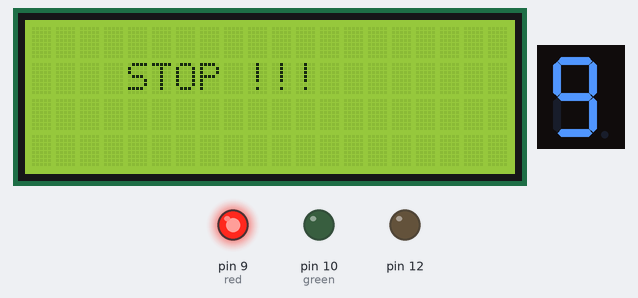
Bench run of a sketch on a simulated Arduino Uno, built with avr-gcc and run on an emulated ATmega328P. Shown: 20×4 character LCD, 1-digit seven-segment display, output pins drawn as LEDs (lit = HIGH).

Above: at 0.1 s.
At 9.2 s:
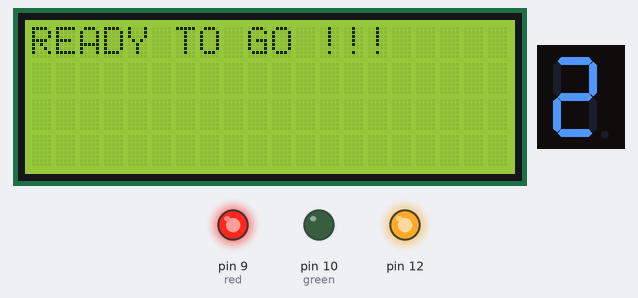
At 19.2 s:
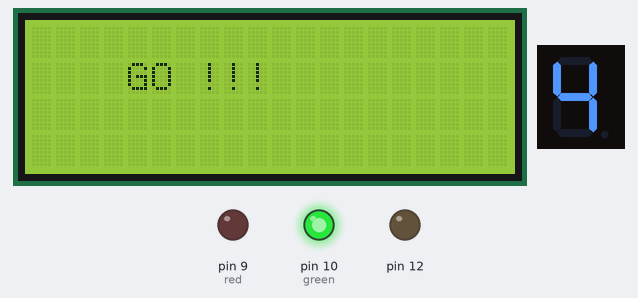
At 22.2 s:
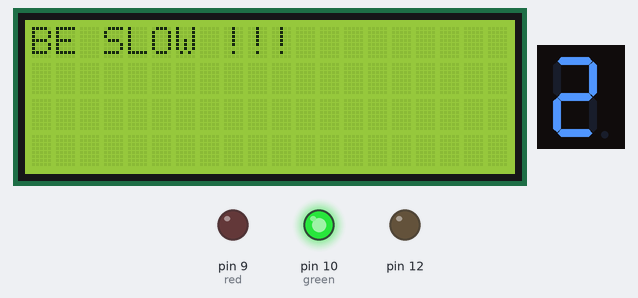
At 27.3 s:
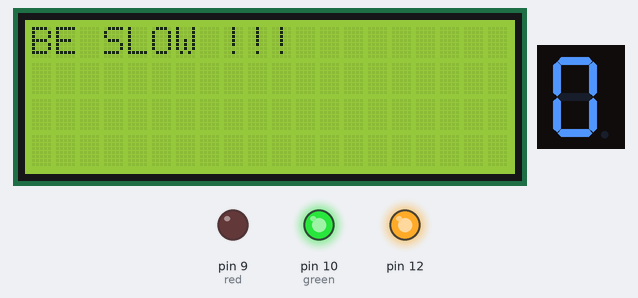
At 38.3 s:
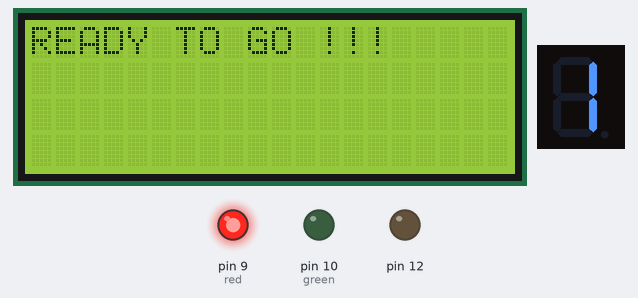
Timing chart, 0 to 40.0 s (numbered marks = the images above):
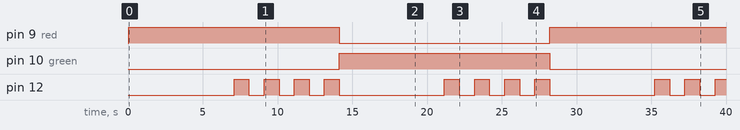

The sketch:

traffic.ino
```cpp
// 🚦Moving on with my journey of embedded systems, next I tried to build a simple project of traffic light control with the timer counter. Before building this I had to learn about the
//  seven segment display for timer logic.
// 📌 Key Learnings
//  1.Basics of embedded systems.
//  2.Seven segment display and its segment connections.
//  3.Including the library Sevseg for displaying digits on the seven segment display.
//  4.Use of delay() function and some conditional statements.
//  5..Translating real-world systems into code

#include <LiquidCrystal_I2C.h>

LiquidCrystal_I2C lcd(0x27,20,4);
#include <SevSeg.h>

SevSeg s;
byte CommonPins[]={};
byte SegPins[]={2,3,4,5,6,7,8};
int red=9;
int green=10;

void setup() {
  // put your setup code here, to run once:
 lcd.init();                      // initialize the lcd

  // Print a message to the LCD.
  lcd.backlight();
  lcd.setCursor(1,0);
  //lcd.print("Hello world!");
 pinMode(12,OUTPUT);
  s.begin(COMMON_ANODE,1,CommonPins,SegPins,2);
pinMode(red,OUTPUT);
pinMode(green,OUTPUT);
digitalWrite(red,HIGH);
lcd.setCursor(4,1);
lcd.print("STOP !!!");
}


void loop() {
  // put your main code here, to run repeatedly:
 for(int i=9;i>=0;i--){
    show(i);
    if(i<=3){
      lcd.clear();
      lcd.print("READY TO GO !!!");
      digitalWrite(12,HIGH);
      delay(1000);
      digitalWrite(12,LOW);
    }
  }
  digitalWrite(red,LOW);
  digitalWrite(green,HIGH);
  lcd.clear();
  lcd.setCursor(4,1);
  lcd.print("GO !!!");
  for(int i=9;i>=0;i--){
    show(i);
    if(i<=3){
      lcd.clear();
      lcd.print("BE SLOW !!!");
      digitalWrite(12,HIGH);
      delay(1000);
      digitalWrite(12,LOW);
    }
  }
  lcd.clear();
  digitalWrite(red,HIGH);
  digitalWrite(green,LOW);
  lcd.setCursor(4,1);
  lcd.print("STOP !!!");
}
 void show(int num){
  s.setNumber(num);
s.refreshDisplay();
delay(1000);
}
```

Measured:
- by itself, pin 9 (red): HIGH → LOW at 14.1 s, → HIGH 14.1 s later
- by itself, pin 10 (green): LOW → HIGH at 14.1 s, → LOW 14.1 s later
- by itself, pin 12: repeats every 14.1 s: 3 × (LOW 1.0 s, HIGH 1.0 s), LOW 7.0 s, HIGH 1.0 s
- what the display in image 1 shows lasts 2.0 s, from 8.1 s to 10.1 s
- what the display in image 2 shows lasts 1.0 s, from 19.2 s to 20.2 s
